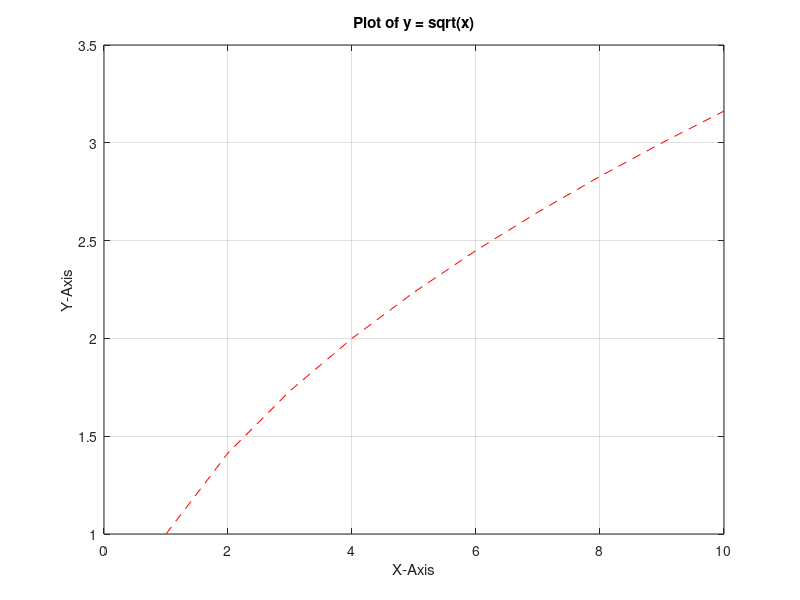

Recreate this plot in MATLAB.
%% Start with a clean slate

clear; clc;

%% A row vector can be initialized with a linear progression of values.

xValues = 1 : 1 : 10;     % First element = 0, each subsequent element is one
                           % greater, until last element is reached.
xValues

xValues2 = linspace(0, 100, 10)

yValues = sqrt(xValues);

C = power(xValues, 2)
C2 = xValues.^2

xValues.*yValues

%% The plot(..., ...) function plots the first vector along the horizontal
%  axis and the second vector along the vertical axis.

plot(xValues, yValues, 'r--');

%% A call to title(...) adds a title to the plot.

title('Plot of y = sqrt(x)');

%% A call to xlabel(...) adds a horizontal axis label.

xlabel('X-Axis');

%% A call to ylabel(...) adds a vertical axis label.

ylabel('Y-Axis');

%% The grid('on') statement displays a grid of overlay lines.

grid('on');
